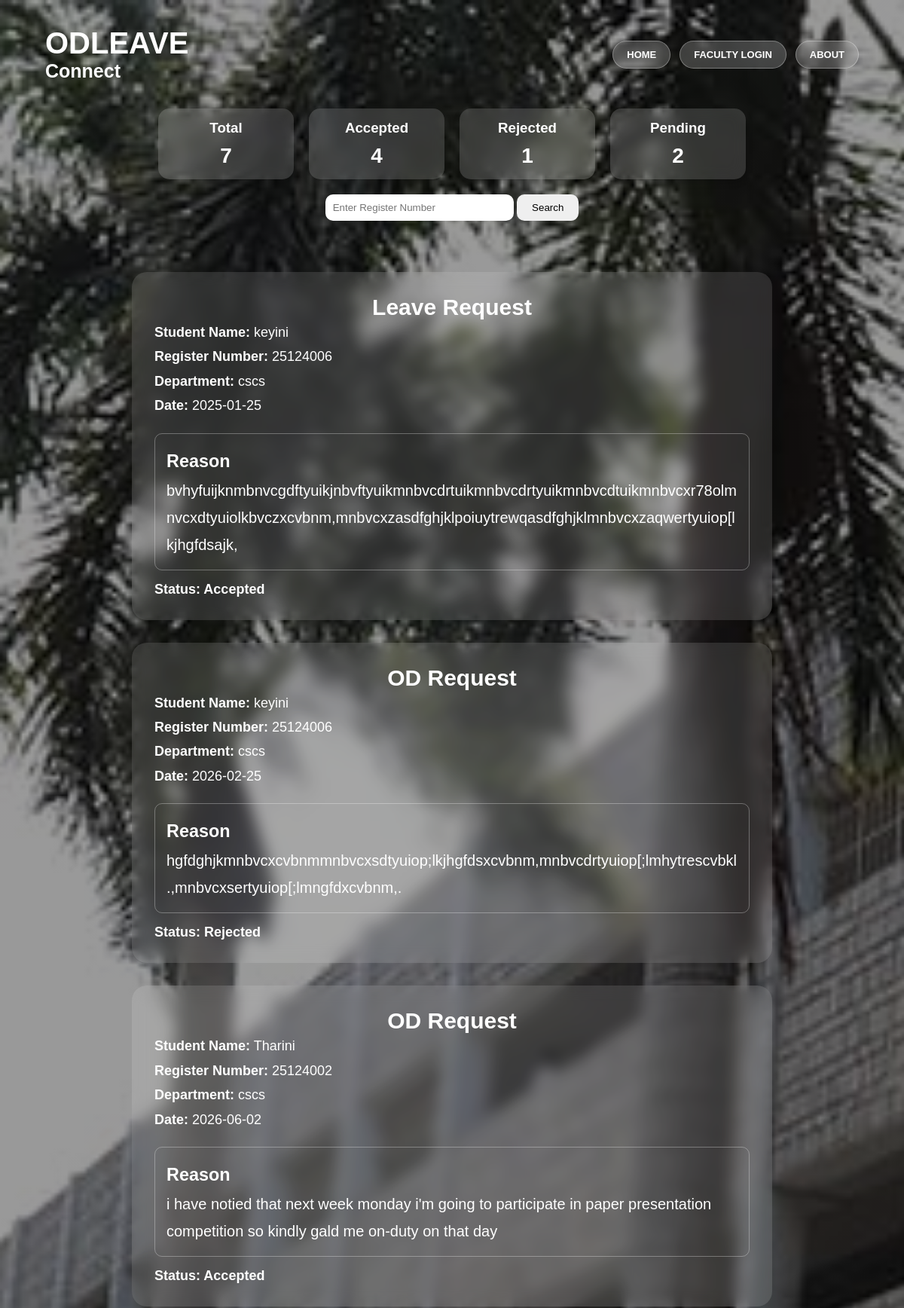
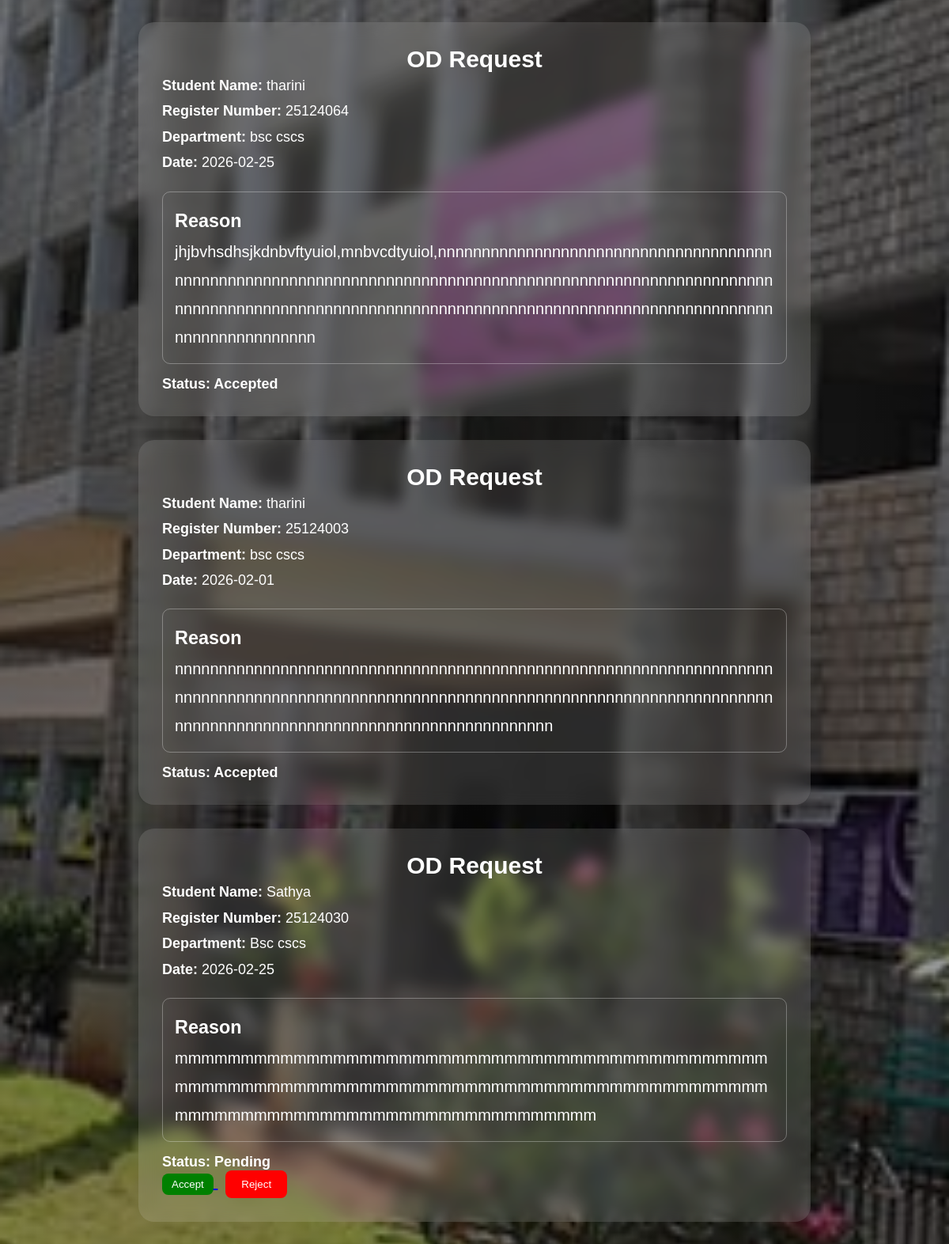
The page /fdashboard (upper part) on the database its author committed (2 pictures, top to bottom).
### tables this page shows
CREATE TABLE requests (
        id INTEGER PRIMARY KEY AUTOINCREMENT,
        name TEXT,
        regno TEXT,
        department TEXT,
        date TEXT,
        reason TEXT,
        status TEXT
    , request_type TEXT);

### app.py (the view)
@app.route('/fdashboard')
def faculty_dashboard():
    search = request.args.get('search')
    conn = sqlite3.connect("database.db")
    cur = conn.cursor()
    if search:
        cur.execute(
            "SELECT * FROM requests WHERE regno=?",
            (search,)
        )
    else:
        cur.execute(
            "SELECT * FROM requests"
        )
    data = cur.fetchall()
    cur.execute("SELECT COUNT(*) FROM requests")
    total = cur.fetchone()[0]
    cur.execute(
        "SELECT COUNT(*) FROM requests WHERE status='Accepted'"
    )
    accepted = cur.fetchone()[0]
    cur.execute(
        "SELECT COUNT(*) FROM requests WHERE status='Rejected'"
    )
    rejected = cur.fetchone()[0]
    cur.execute(
        "SELECT COUNT(*) FROM requests WHERE status='Pending'"
    )
    pending = cur.fetchone()[0]
    conn.close()
    return render_template(
        "fdashboard.html",
        data=data,
        total=total,
        accepted=accepted,
        rejected=rejected,
        pending=pending,
    )

### templates/fdashboard.html (shortened to what this page needs)
<!DOCTYPE html>
<html>
<head>
    <link rel="stylesheet"
    href="{{ url_for('static', filename='style.css') }}">
</head>
<body>
    <div class="navbar">
    <div class="logo">
        ODLEAVE <span>Connect</span>
    </div>
    <div class="nav-links">
        <a href="/">HOME</a>
        <a href="/faculty">FACULTY LOGIN</a>
        <a href="/about">ABOUT</a>
    </div>
</div>
<div class="stats-container">
    <div class="stat-card">
        <h3>Total</h3>
        <p>{{ total }}</p>
    </div>
    <div class="stat-card">
        <h3>Accepted</h3>
        <p>{{ accepted }}</p>
    </div>
    <div class="stat-card">
        <h3>Rejected</h3>
        <p>{{ rejected }}</p>
    </div>
    <div class="stat-card">
        <h3>Pending</h3>
        <p>{{ pending }}</p>
    </div>
</div>
<form method="GET" action="/fdashboard">
    <input type="text"
           name="search"
           placeholder="Enter Register Number">
    <button type="submit">
        Search
    </button>
</form>
<br>
{% for row in data %}
<div class="request-card">
    {% if row[7] == "OD" %}
        <h2>OD Request</h2>
    {% else %}
        <h2>Leave Request</h2>
    {% endif %}
    <div class="student-info">
        <p><b>Student Name:</b> {{ row[1] }}</p>
        <p><b>Register Number:</b> {{ row[2] }}</p>
        <p><b>Department:</b> {{ row[3] }}</p>
        <p><b>Date:</b> {{ row[4] }}</p>
    </div>
    <div class="letter-box">
        <h3>Reason</h3>
        <p>{{ row[5] }}</p>
    </div>
    <p class="status">
        <b>Status:</b> {{ row[6] }}
    </p>
    {% if row[6] == "Pending" %}
        <a href="/accept/{{ row[0] }}">
            <button class="accept-btn">
                Accept
            </button>
        </a>
        <a href="/reject/{{ row[0] }}">
            <button class="reject-btn">
                Reject
            </button>
        </a>
    {% endif %}
</div>
{% endfor %}
</body>
</html>

### static/style.css (style rules this page uses)
* { margin: 0; padding: 0; box-sizing: border-box; font-family: Arial, sans-serif; }
body { background-image: linear-gradient( rgba(0,0,0,0.4), rgba(0,0,0,0.4) ), url("2.jpeg"); background-size: cover; background-position: center; background-attachment: fixed; margin: 0; }
.navbar { width: 100%; padding: 15px 40px; display: flex; justify-content: space-between; align-items: center; }
.logo { color: white; font-size: 40px; font-weight: bold; }
.logo span { display: block; font-size: 25px; }
.nav-links { display: flex; gap: 12px; }
.nav-links a { text-decoration: none; color: white; font-size: 13px; font-weight: bold; padding: 10px 18px; border-radius: 20px; background: rgba(255,255,255,0.2); backdrop-filter: blur(10px); border: 1px solid rgba(255,255,255,0.3); transition: 0.3s; }
.request-card { width: 75%; max-width: 850px; font-size: 20px; margin: 30px auto; padding: 30px; border-radius: 20px; backdrop-filter: blur(10px); background: rgba(255,255,255,0.12); color:white; }
.student-info { line-height: 1.8; font-size: 18px; }
.letter-box { margin-top: 20px; padding: 15px; border: 1px solid rgba(255,255,255,0.3); border-radius: 10px; line-height: 1.8; overflow-wrap: anywhere; }
.status { margin-top: 15px; font-size: 18px; font-weight: bold; }
.accept-btn { background: green; color: white; border: none; padding: 6px 12px; border-radius: 8px; cursor: pointer; }
.reject-btn { background: red; color: white; border: none; padding: 10px 20px; border-radius: 8px; cursor: pointer; margin-left: 10px; }
body { font-family: Arial; background-color: #f4f6f9; margin: 0; padding: 20px; }
h2 { text-align: center; color:white; }
.stats-container { display: flex; justify-content: center; gap: 20px; flex-wrap: wrap; margin: 20px; }
.stat-card { width: 180px; text-align: center; padding: 15px; border-radius: 15px; background: rgba(255,255,255,0.15); backdrop-filter: blur(10px); color: white; box-shadow: 0 4px 10px rgba(0,0,0,0.2); }
.stat-card h3 { margin-bottom: 10px; }
.stat-card p { font-size: 28px; font-weight: bold; }
form { text-align: center; margin: 20px; }
form input { padding: 10px; width: 250px; border-radius: 10px; border: none; }
form button { padding: 10px 20px; border: none; border-radius: 10px; cursor: pointer; }

### rows shown on the page
requests: request_type "Leave Request", name "keyini", regno "25124006", department "cscs", date "2025-01-25", reason "bvhyfuijknmbnvcgdftyuikjnbvftyuikmnbvcdrtuikmnbvcdrtyuikmnbvcdtuikmnbvcxr78olmnvcxdtyuiolkbvczxcvbnm,mnbvcxzasdfghjklpoiuytrewqasdfghjklmnbvcxzaqwertyuiop[lkjhgfdsajk,", status "Accepted"
requests: request_type "OD Request", name "keyini", regno "25124006", department "cscs", date "2026-02-25", reason "hgfdghjkmnbvcxcvbnmmnbvcxsdtyuiop;lkjhgfdsxcvbnm,mnbvcdrtyuiop[;lmhytrescvbkl.,mnbvcxsertyuiop[;lmngfdxcvbnm,.", status "Rejected"
requests: request_type "OD Request", name "Tharini", regno "25124002", department "cscs", date "2026-06-02", reason "i have notied that next week monday i'm going to participate in paper presentation competition so kindly gald me on-duty on that day", status "Accepted"
requests: request_type "OD Request", name "tharini", regno "25124064", department "bsc cscs", date "2026-02-25", reason "jhjbvhsdhsjkdnbvftyuiol,mnbvcdtyuiol,nnnnnnnnnnnnnnnnnnnnnnnnnnnnnnnnnnnnnnnnnnnnnnnnnnnnnnnnnnnnnnnnnnnnnnnnnnnnnnnnnnnnnnnnnnnnnnnnnnnnnnnnnnnnnnnnnnnnnnnnnnnnnnnnnnnnnnnnnnnnnnnnnnnnnnnnnnnnnnnnnnnnnnnnnnnnnnnnnnnnnnnnnnnnnn", status "Accepted"
requests: request_type "OD Request", name "tharini", regno "25124003", department "bsc cscs", date "2026-02-01", reason "nnnnnnnnnnnnnnnnnnnnnnnnnnnnnnnnnnnnnnnnnnnnnnnnnnnnnnnnnnnnnnnnnnnnnnnnnnnnnnnnnnnnnnnnnnnnnnnnnnnnnnnnnnnnnnnnnnnnnnnnnnnnnnnnnnnnnnnnnnnnnnnnnnnnnnnnnnnnnnnnnnnnnnnnnnnnnnnnnnn", status "Accepted"
requests: request_type "OD Request", name "Sathya", regno "25124030", department "Bsc cscs", date "2026-02-25", reason "mmmmmmmmmmmmmmmmmmmmmmmmmmmmmmmmmmmmmmmmmmmmmmmmmmmmmmmmmmmmmmmmmmmmmmmmmmmmmmmmmmmmmmmmmmmmmmmmmmmmmmmmmmmmmmmmmmmmmmmmmm", status "Pending"

### other values the page prints
{{ total }} "7"
{{ accepted }} "4"
{{ rejected }} "1"
{{ pending }} "2"
